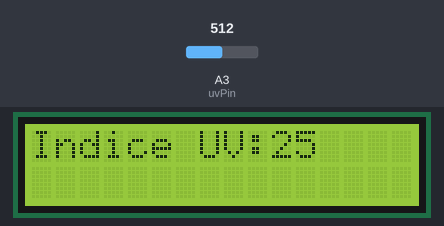
The sketch below on a simulated Arduino Uno, built with avr-gcc and run on an emulated ATmega328P. Shown: 16×2 character LCD. Inputs (shaded band) come from the test bench; at power-on: A3 (uvPin) = 512. What the sketch prints to the serial monitor is not drawn.

Above: at 1.6 s.
1.7 s: A3 (uvPin) set to 716
At 3.5 s:
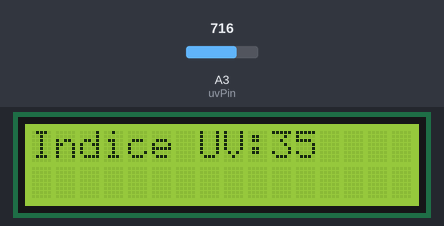
4.0 s: A3 (uvPin) set to 900
At 4.8 s:
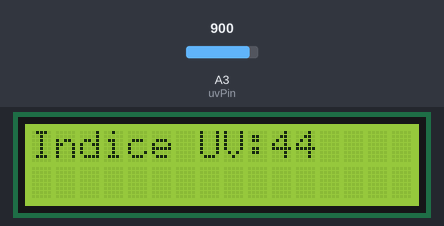
6.2 s: A3 (uvPin) set to 1023
At 7.5 s:
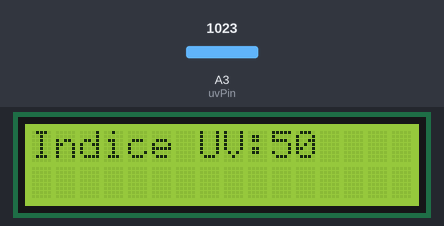
Timing chart, 0 to 9.2 s (numbered marks = the images above; inputs shaded):
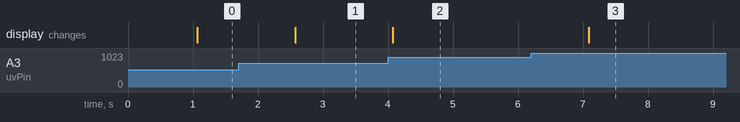

Measured:
- after the input at 1.7 s, the display: changes after 0.87 s (image 1)
- after the input at 4.0 s, the display: changes after 0.08 s (image 2)
- after the input at 6.2 s, the display: changes after 0.89 s (image 3)

The sketch:

UV.ino
```cpp
#include <LiquidCrystal.h>


#define uvPin A3

LiquidCrystal lcd(12, 11, 5, 4, 3, 2);

int leituraUV=0;
byte indiceUV=0;


float constHeli = 0.670;

void setup() {

Serial.begin(9600);

lcd.begin(16,2);

pinMode(uvPin, INPUT);


}

void loop() {


  delay(1000);

  //---------------------------------------------//

  leituraUV = analogRead(uvPin);
  indiceUV = map(leituraUV, 0,203,0,10);


  Serial.println("Indice UV:");
  Serial.println(indiceUV);
  Serial.println();
  Serial.println("------------------------------");
  Serial.println();
  Serial.println();
  Serial.println();

  lcd.clear();
  lcd.setCursor(0,0);
  lcd.print("Indice UV:");
  lcd.print(indiceUV);
  delay(500);


}
```
